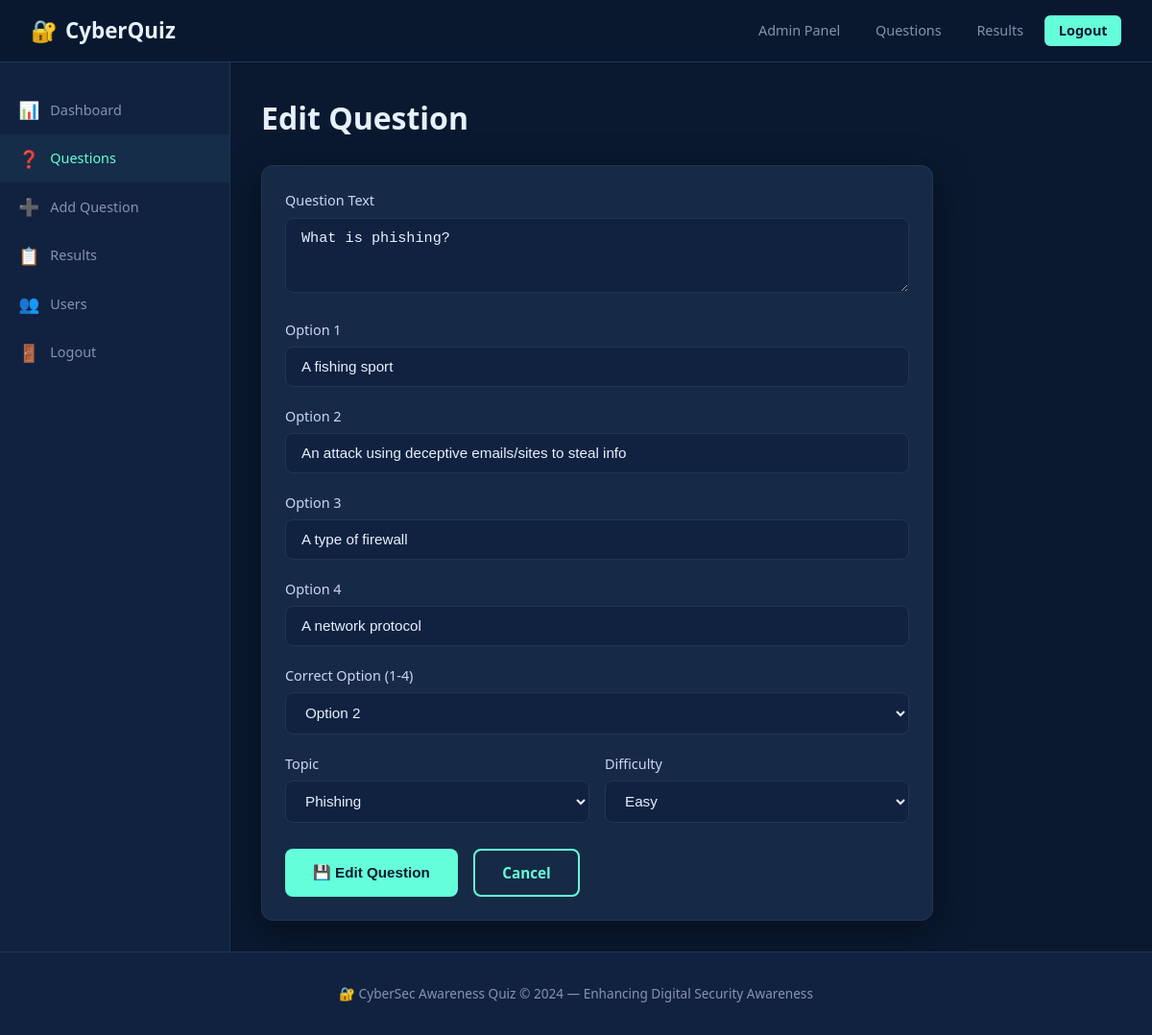
Page /admin/questions/edit/1 (signed in) on the committed database.
### tables this page shows
CREATE TABLE questions (
            question_id INTEGER PRIMARY KEY AUTOINCREMENT,
            question_text TEXT NOT NULL,
            option1 TEXT NOT NULL, option2 TEXT NOT NULL,
            option3 TEXT NOT NULL, option4 TEXT NOT NULL,
            correct_option INTEGER NOT NULL,
            topic TEXT NOT NULL,
            difficulty TEXT DEFAULT 'medium',
            created_at TIMESTAMP DEFAULT CURRENT_TIMESTAMP
        );

### app.py (the view, shortened to what this page needs)
@app.route('/admin/questions/edit/<int:qid>', methods=['GET','POST'])
@admin_required
def admin_edit_question(qid):
    conn = get_db()
    q = conn.execute("SELECT * FROM questions WHERE question_id=?",(qid,)).fetchone()
    conn.close()
    return render_template('admin_question_form.html', question=q, action='Edit')

### app.py (called while the page is built)
def get_db():
    conn = sqlite3.connect(DB_PATH)
    conn.row_factory = sqlite3.Row
    return conn

def admin_required(f):
    @wraps(f)
    def decorated(*args, **kwargs):
        if 'user_id' not in session or session.get('role') != 'admin':
            flash('Admin access required.','danger')
            return redirect(url_for('dashboard'))
        return f(*args, **kwargs)
    return decorated

### templates/admin_question_form.html (shortened to what this page needs)
{% extends "base.html" %}
{% block content %}
<div class="admin-layout">
  <div class="sidebar">
    <div class="sidebar-section">
      <a href="{{ url_for('admin_dashboard') }}"><span class="icon">📊</span> Dashboard</a>
      <a href="{{ url_for('admin_questions') }}" class="active"><span class="icon">❓</span> Questions</a>
      <a href="{{ url_for('admin_add_question') }}"><span class="icon">➕</span> Add Question</a>
      <a href="{{ url_for('admin_results') }}"><span class="icon">📋</span> Results</a>
      <a href="{{ url_for('admin_users') }}"><span class="icon">👥</span> Users</a>
      <a href="{{ url_for('logout') }}"><span class="icon">🚪</span> Logout</a>
    </div>
  </div>
  <div class="admin-content">
    <h1 style="color:var(--white);margin-bottom:1.5rem">{{ action }} Question</h1>
    <div class="card" style="max-width:700px">
      <form method="POST">
        <div class="form-group">
          <label class="form-label">Question Text</label>
          <textarea name="question_text" class="form-control" rows="3" required style="resize:vertical">{{ question.question_text if question else '' }}</textarea>
        </div>
        {% for i in range(1,5) %}
        <div class="form-group">
          <label class="form-label">Option {{ i }}</label>
          <input type="text" name="option{{ i }}" class="form-control" required value="{{ question['option'~i] if question else '' }}">
        </div>
        {% endfor %}
        <div class="form-group">
          <label class="form-label">Correct Option (1-4)</label>
          <select name="correct_option" class="form-control" required>
            {% for i in range(1,5) %}
            <option value="{{ i }}" {{ 'selected' if question and question.correct_option==i }}>Option {{ i }}</option>
            {% endfor %}
          </select>
        </div>
        <div style="display:grid;grid-template-columns:1fr 1fr;gap:1rem">
          <div class="form-group">
            <label class="form-label">Topic</label>
            <select name="topic" class="form-control" required>
              {% for t in ['phishing','malware','passwords','network','social_engineering','data_protection','browsing','cryptography','incident_response','general'] %}
              <option value="{{ t }}" {{ 'selected' if question and question.topic==t }} style="text-transform:capitalize">{{ t.replace('_',' ').title() }}</option>
              {% endfor %}
            </select>
          </div>
          <div class="form-group">
            <label class="form-label">Difficulty</label>
            <select name="difficulty" class="form-control" required>
              {% for d in ['easy','medium','hard'] %}
              <option value="{{ d }}" {{ 'selected' if question and question.difficulty==d }}>{{ d.title() }}</option>
              {% endfor %}
            </select>
          </div>
        </div>
        <div style="display:flex;gap:1rem;margin-top:0.5rem">
          <button type="submit" class="btn btn-primary">💾 {{ action }} Question</button>
          <a href="{{ url_for('admin_questions') }}" class="btn btn-outline">Cancel</a>
        </div>
      </form>
    </div>
  </div>
</div>
{% endblock %}

### static/css/style.css (style rules this page uses)
:root { --primary: #0a192f; --secondary: #112240; --accent: #64ffda; --accent2: #00b4d8; --danger: #e63946; --warning: #f4a261; --success: #52b788; --text: #ccd6f6; --text-light: #8892b0; --white: #e6f1ff; --card-bg: #172a45; --border: #233554; --shadow: 0 10px 40px rgba(0,0,0,0.4); --radius: 12px; --font: 'Segoe UI', system-ui, sans-serif; }
* { margin: 0; padding: 0; box-sizing: border-box; }
body { font-family: var(--font); background: var(--primary); color: var(--text); min-height: 100vh; line-height: 1.6; }
.btn { display: inline-flex; align-items: center; gap: 0.4rem; padding: 0.7rem 1.8rem; border-radius: 8px; font-size: 0.95rem; font-weight: 600; cursor: pointer; border: none; text-decoration: none; transition: all 0.2s; }
.btn-primary { background: var(--accent); color: var(--primary); }
.btn-outline { background: transparent; color: var(--accent); border: 2px solid var(--accent); }
.card { background: var(--card-bg); border: 1px solid var(--border); border-radius: var(--radius); padding: 1.5rem; box-shadow: var(--shadow); transition: transform 0.2s; }
.form-group { margin-bottom: 1.2rem; }
.form-label { display: block; margin-bottom: 0.4rem; color: var(--text); font-weight: 500; font-size: 0.9rem; }
.form-control { width: 100%; padding: 0.7rem 1rem; background: var(--secondary); border: 1px solid var(--border); border-radius: 8px; color: var(--white); font-size: 0.95rem; transition: border-color 0.2s; }
.form-control option { background: var(--secondary); }
select.form-control { cursor: pointer; }
.admin-layout { display: flex; min-height: calc(100vh - 65px); }
.sidebar { width: 240px; background: var(--secondary); border-right: 1px solid var(--border); padding: 1.5rem 0; flex-shrink: 0; }
.sidebar-section { margin-bottom: 2rem; }
.sidebar a { display: flex; align-items: center; gap: 0.7rem; padding: 0.7rem 1.2rem; color: var(--text-light); text-decoration: none; font-size: 0.9rem; transition: all 0.2s; }
.sidebar a:hover, .sidebar a.active { color: var(--accent); background: rgba(100,255,218,0.05); }
.sidebar a .icon { font-size: 1.1rem; }
.admin-content { flex: 1; padding: 2rem; overflow-y: auto; }

### rows in the picture
questions: question_text "What is phishing?", option1 "A fishing sport" "An attack using deceptive emails/sites to steal info" "A type of firewall" "A network protocol"

### other values in the picture
{{ action }} "Edit"
{{ i }} "1" "2" "3" "4"
form field topic "Phishing"
form field difficulty "Easy"
